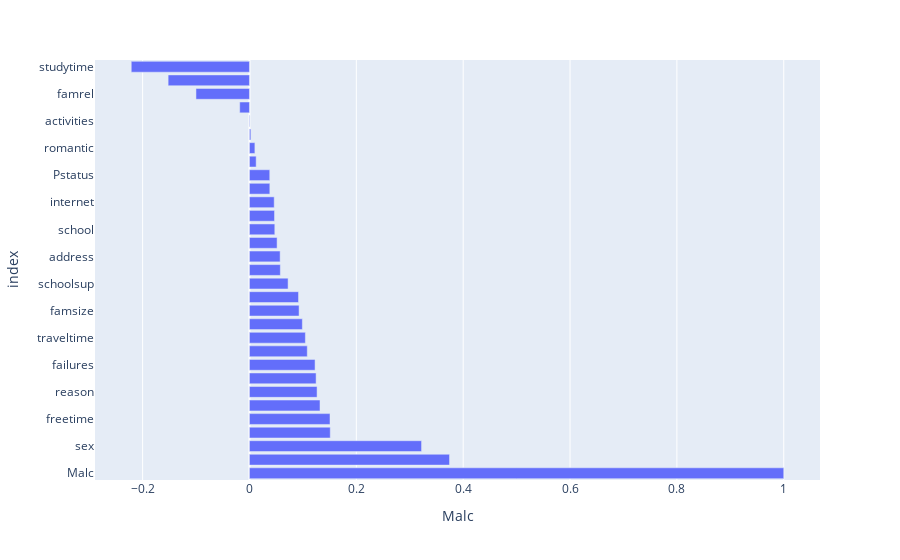

This figure's notebook cell:
### Code cell
px.bar(corr_df, x='Malc')

### Figure 1 — Plotly figure (JSON) as saved in the notebook; plotly's stock layout.template omitted (floating-point values rounded to 4 significant figures)
{"data": [{"alignmentgroup": "True", "hovertemplate": "Malc=%{x}<br>index=%{y}<extra></extra>", "legendgroup": "", "marker": {"color": "#636efa", "pattern": {"shape": ""}}, "name": "", "offsetgroup": "", "orientation": "h", "showlegend": false, "textposition": "auto", "type": "bar", "x": [1, 0.3744, 0.3221, 0.1512, 0.1507, 0.132, 0.1265, 0.1247, 0.1228, 0.1082, 0.1046, 0.09898, 0.09286, 0.09183, 0.07229, 0.05778, 0.0574, 0.05171, 0.04742, 0.04689, 0.0463, 0.03813, 0.03798, 0.01254, 0.01016, 0.002584, 0.0007978, -0.01826, -0.1001, -0.1522, -0.2213], "xaxis": "x", "y": ["Malc", "goout", "sex", "absences", "freetime", "Fjob", "reason", "age", "failures", "higher", "traveltime", "health", "famsize", "nursery", "schoolsup", "famsup", "address", "Mjob", "school", "paid", "internet", "guardian", "Pstatus", "Fedu", "romantic", "subject", "activities", "Medu", "famrel", "Agrade", "studytime"], "yaxis": "y"}], "layout": {"barmode": "relative", "legend": {"tracegroupgap": 0}, "margin": {"t": 60}, "xaxis": {"anchor": "y", "domain": [0, 1], "title": {"text": "Malc"}}, "yaxis": {"anchor": "x", "domain": [0, 1], "title": {"text": "index"}}}}
